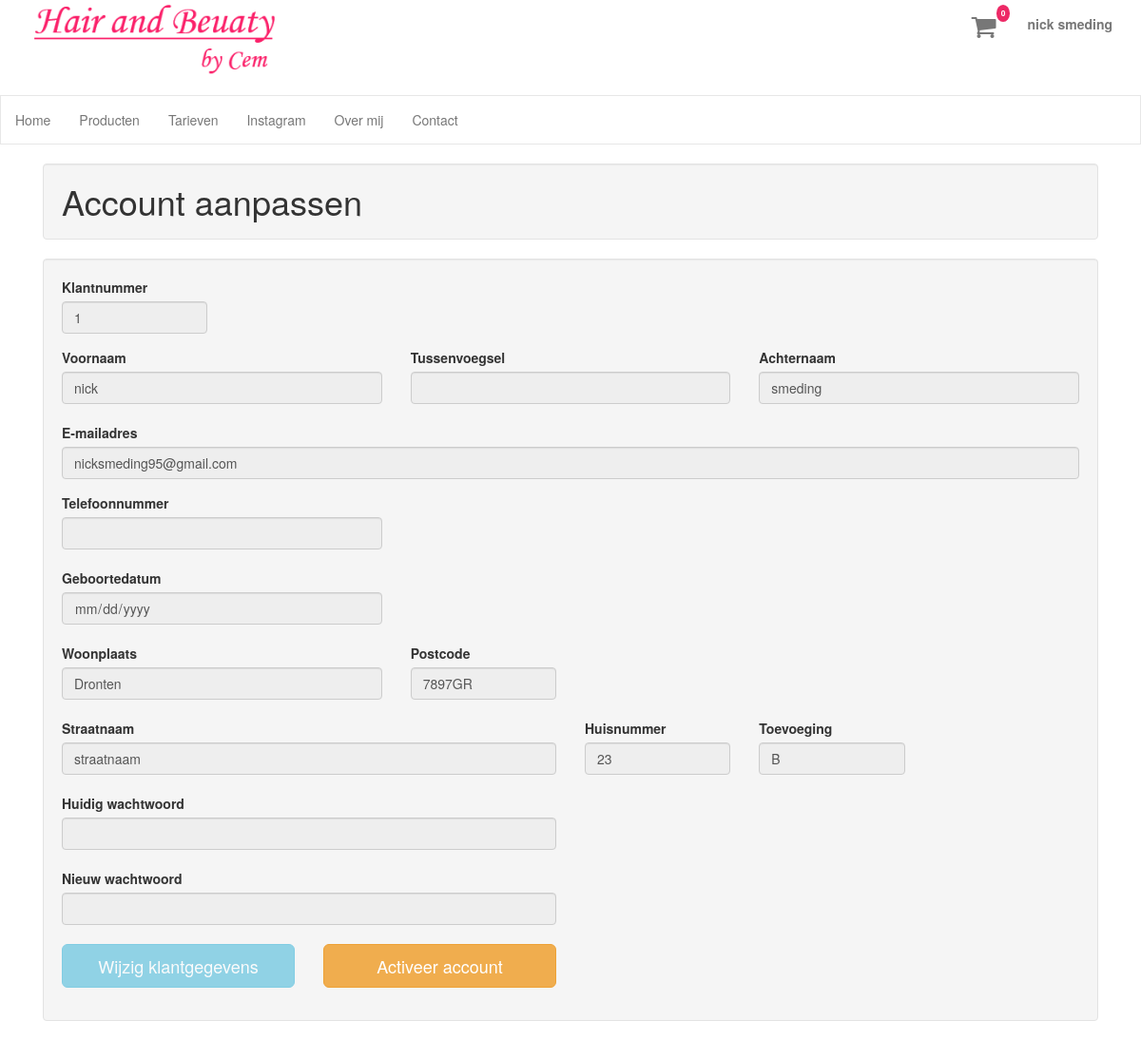
/view/usersettings.php (signed in), run on an earlier commit of the app's database.
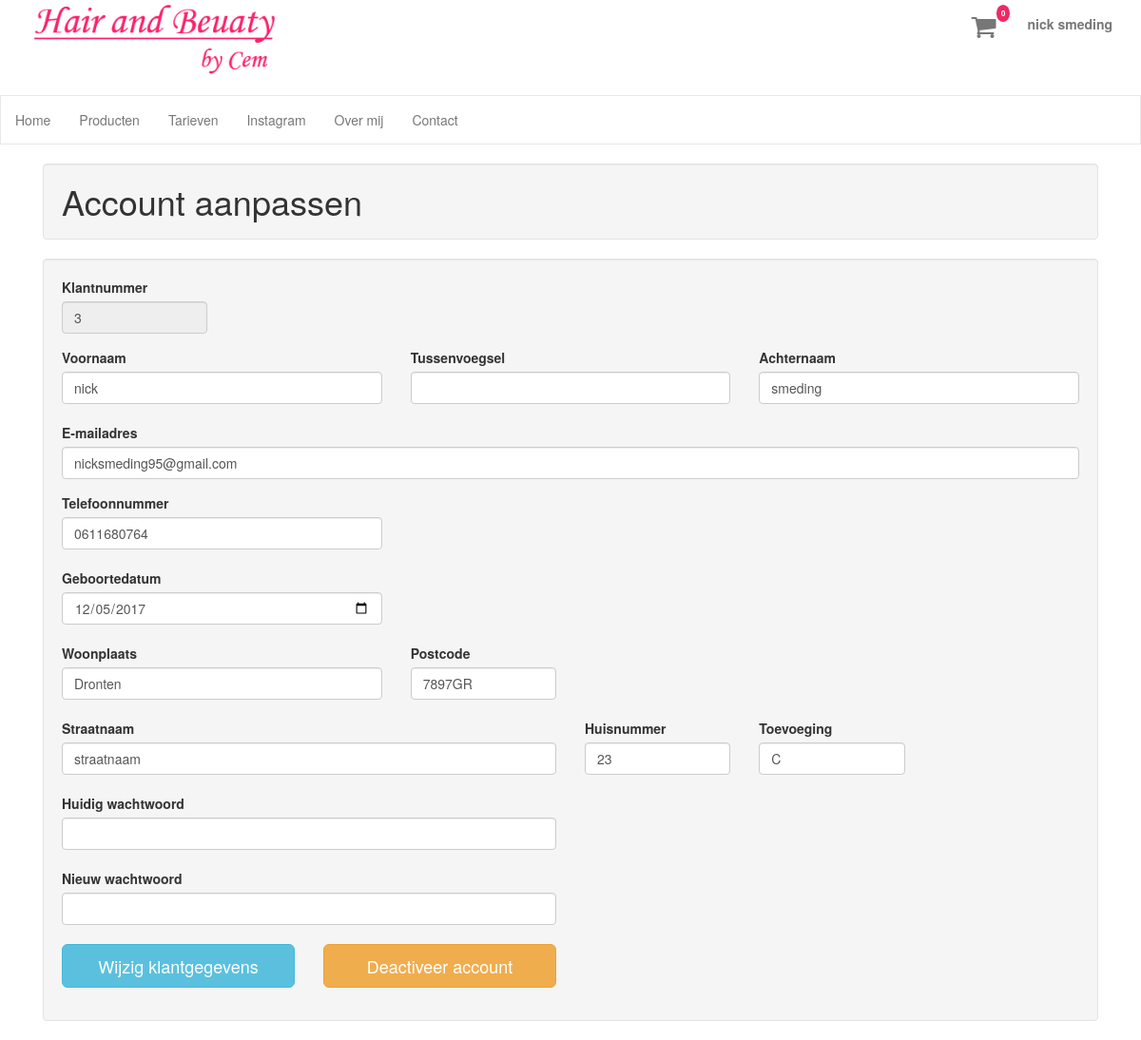
And on a later commit of the database.
### tables this page shows
CREATE TABLE IF NOT EXISTS `customer` (
`id` int(4) NOT NULL,
  `firstname` varchar(64) NOT NULL,
  `insertion` varchar(32) DEFAULT NULL,
  `lastname` varchar(64) NOT NULL,
  `email` varchar(64) NOT NULL,
  `password` varchar(128) NOT NULL,
  `phone` varchar(32) NOT NULL,
  `address` int(4) NOT NULL,
  `birthdate` date NOT NULL,
  `active` tinyint(1) NOT NULL
);

CREATE TABLE IF NOT EXISTS `address` (
`id` int(4) NOT NULL,
  `zip` varchar(16) NOT NULL,
  `housenumber` int(8) NOT NULL,
  `extension` varchar(4) DEFAULT NULL,
  `city` varchar(64) NOT NULL,
  `street` varchar(64) NOT NULL
);

### classes/user.class.php (called while the page is built, shortened)
<?php
    class User{
        public function checkUser()
        {
            if(isset($_SESSION['user_id'])){
                return true;
            }else{
                return false;
            }
        }
        public function getUserData($user_id)
        {
            $userData = new Database();
            $userData->query("SELECT * FROM customer INNER JOIN address ON customer.address = address.id WHERE customer.id = :id");
            $userData->bind(":id", $user_id);
            $userData->execute();
            if ($userData->rowCount() > 0) {
                $user = $userData->single();
                return $user;
            }
        }
    }
?>

### classes/database.class.php (called while the page is built, shortened)
<?php
    class Database{
        private $host = "localhost";
        private $user = "root";
        private $pass = "";
        private $dbname = "visagie_by_cem";
        private $dbh;
        private $stmt;
        public function __construct(){
            $dsn = 'mysql:host=' . $this->host . ';dbname=' . $this->dbname;
            try{
                $this->dbh = new PDO($dsn, $this->user, $this->pass);
            }
            catch(PDOException $e){
                $this->error = $e->getMessage();
            }
        }
        public function query($query){
            $this->stmt = $this->dbh->prepare($query);
        }
        public function bind($param, $value, $type = null){
            if (is_null($type)) {
                switch (true) {
                    default:
                        $type = PDO::PARAM_STR;
                }
            }
            $this->stmt->bindValue($param, $value, $type);
        }
        public function execute(){
            return $this->stmt->execute();
        }
        public function single(){
            $this->execute();
            return $this->stmt->fetch(PDO::FETCH_ASSOC);
        }
        public function rowCount(){
            return $this->stmt->rowCount();
        }
    }
?>

### view/usersettings.php (the view, shortened to what the changed rows need)
<?php
    include_once('../classes/database.class.php');
    include_once('../classes/user.class.php');
    include_once('inc/head.php');
    include_once('inc/header.php');
?>
<body>
        <div class="container">
                <div class="col-sm-12">
                        <h1 class="well">Account aanpassen</h1>
                    <div class="col-lg-12 well">
                        <form role="form" method="post" accept-charset="UTF-8">
                            <div class="row">
                            <div class="col-sm-2 form-group">
                                <label for="userid">Klantnummer</label>
                                <input type="number" class="form-control" id="userid" readonly value=<?php echo($user['id']); ?>>
                            </div></div>
                            <div class="row">
                            <div class="col-sm-4 form-group">
                                <label for="firstname">Voornaam</label>
                                <input required type="text" class="form-control" id="firstname" name="firstname" <?php if($user["active"]==0){ echo("readonly");} ?> value="<?php echo($user["firstname"]); ?>">
                            </div>
                            <div class="col-sm-4 form-group">
                                <label for="insertion">Tussenvoegsel</label>
                                <input type="text" class="form-control" id="insertion" name="insertion" <?php if($user["active"]==0){ echo("readonly");} ?> value="<?php echo($user["insertion"]); ?>">
                            </div>
                            <div class="col-sm-4 form-group">
                                <label for="lastname">Achternaam</label>
                                <input required type="text" class="form-control" id="lastname" name="lastname" <?php if($user["active"]==0){ echo("readonly");} ?> value="<?php echo($user["lastname"]); ?>">
                            </div></div>
                            <div class="form-group">
                                <label for="e-mail">E-mailadres</label>
                                <input required type="email" class="form-control" id="e-mail" name="e-mail" <?php if($user["active"]==0){ echo("readonly");} ?> value="<?php echo($user["email"]); ?>">
                            </div>
                            <div class="row">
                            <div class="col-sm-4 form-group">
                                <label for="phone">Telefoonnummer</label>
                                <input required type="text" class="form-control" id="phone" name="phone" <?php if($user["active"]==0){ echo("readonly");} ?> value="<?php echo($user["phone"]); ?>">
                            </div></div>
                            <div class="row">
                            <div class="col-sm-4 form-group">
                                <label for="birthdate">Geboortedatum</label>
                                <input required type="date" class="form-control" id="birthdate" name="birthdate" <?php if($user["active"]==0){ echo("readonly");} ?> value="<?php echo($user["birthdate"]); ?>">
                            </div></div>
                            <div class="row">
                            <div class="col-sm-4 form-group">
                            <label for="city">Woonplaats</label>
                            <input required type="text" class="form-control" id="city" name="city" <?php if($user["active"]==0){ echo("readonly");} ?> value="<?php echo($user["city"]); ?>">
                        </div>
                            <div class="col-sm-2 form-group">
                            <label for="zip">Postcode</label>
                            <input required type="text" class="form-control" id="zip" name="zip" <?php if($user["active"]==0){ echo("readonly");} ?> value='<?php echo($user["zip"]) ?>'>
                        </div>
                            </div>
                            <div class="row">
                    <div class="col-sm-6 form-group">
                        <label for="street">Straatnaam</label>
                        <input required type="text" class="form-control" id="street" name="street" <?php if($user["active"]==0){ echo("readonly");} ?> value="<?php echo($user["street"]); ?>">
                    </div>
                        <div class="col-sm-2 form-group">
                            <label for="housenumber">Huisnummer</label>
                            <input required type="number" class="form-control" id="housenumber" name="housenumber" <?php if($user["active"]==0){ echo("readonly");} ?> value=<?php echo($user["housenumber"]); ?>>
                        </div>
                        <div class="col-sm-2 form-group">
                            <label for="extension">Toevoeging</label>
                            <input type="text" class="form-control" id="extension" name="extension" <?php if($user["active"]==0){ echo("readonly");} ?> value="<?php echo($user["extension"]); ?>">
                        </div></div>
                        <div class="row">
                        <div class="col-sm-6 form-group">
                            <label for="oldpass">Huidig wachtwoord</label>
                            <input required type="password" class="form-control" <?php if($user["active"]==0){ echo("readonly");} ?> name="oldpass" id="oldpass">
                        </div></div>
                        <div class="row">
                        <div class="col-sm-6 form-group">
                            <label for="newpass">Nieuw wachtwoord</label>
                            <input type="password" class="form-control" <?php if($user["active"]==0){ echo("readonly");} ?> name="newpass" id="newpass">
                        </div></div>
                            <div class="row">
                        <div class="col-sm-3 form-group">
                            <input type="submit" name="updatesettings" id="updatesettings" class="btn btn-lg btn-info btn-block" value="Wijzig klantgegevens" <?php if($user["active"]==0){ echo("disabled");} ?>>
                        </div><div class="col-sm-3 form-group"></form><form role="form" action="accountstatus.php" method="post" accept-charset="UTF-8">
                            <input type="submit" name="accountstatus" id="accountstatus" class="btn btn-lg btn-warning btn-block" value="<?php
                        if($user["active"]==1){
                            echo("Deactiveer account");
                        }else{
                            echo("Activeer account");
                        }
                            ?>"> </div></div>
                        </div>
    </body>
</html>

### view/inc/header.php (shortened to what the changed rows need)
<?php
    $userClass = new User();
?>
<nav class="navbar navbar-default no-border">
    <div class="col-md-12">
    <div class="container-fluid">
        <div class="collapse navbar-collapse" id="navcol-1">
            <ul class="nav navbar-nav navbar-right">
                <li>
                    <?php
                            if($userClass->checkUser()){
                                $user = $userClass->getUserData($_SESSION['user_id']);
                                echo '<ul class="nav navbar-nav navbar-right dropdown-button">';
                                echo '<li class="dropdown">
                                    <a href="#" class="dropdown-toggle" data-toggle="dropdown"><b>
                                ';
                                echo $user['firstname'].' '.$user['insertion'].' '.$user['lastname'];
                                echo '
                                        </b> <span class="productet"></span></a>
                                        <ul id="login-dp" class="dropdown-menu">
                                            <li>
                                                <div class="row">
                                                    <div class="col-md-12">
                                                        <a href="inc/logout.php" id="menu-toggle"><i class="fa fa-sign-out  fa-1x menu-toggle" aria-hidden="true"></i>Logout</a><br>
                                                        <a href="usersettings.php" id="menu-toggle"><i class="fa fa-cog"  fa-1x menu-toggle" aria-hidden="true"></i>Verander gegevens</a>
                                                    </div>
                                                </div>
                                            </li>
                                        </ul>
                                    </li>
                                ';
                            }
                        ?>
                    </ul>
                </li>
            </ul>
        </div>
    </div>
</nav>

What changed in the data, as far as the page shows it:
changed customer "nick": address "1" → "3"; phone (not shown) → "0611680764"; birthdate (not shown) → "12/05/2017"; extension "B" → "C"; accountstatus "Activeer account" → "Deactiveer account"
